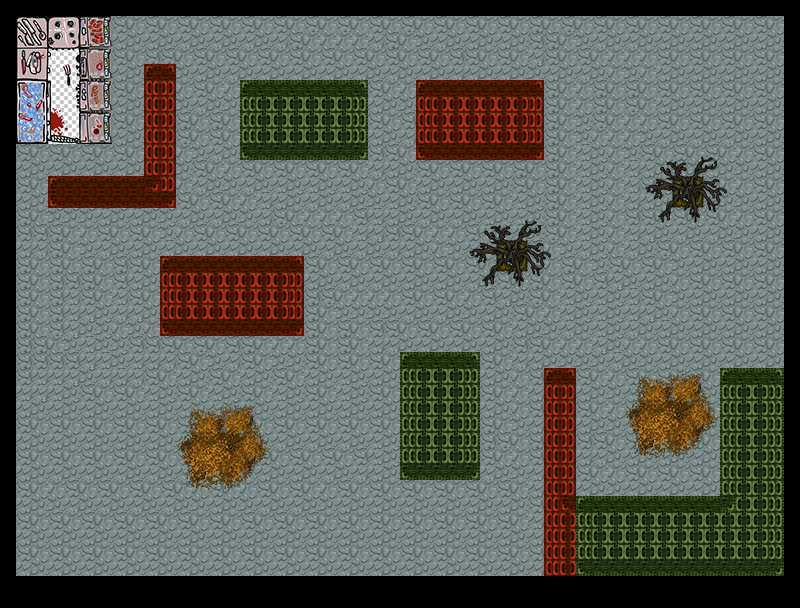

Rendered tile map (Tiled .tmx) drawn with the repository's tilesets; below, a short description and the map source with its tile grids summarised:
An orthogonal 50x38 tile map with 16x16 px tiles, 2 tile layers (buildings, forground), 2 tilesets.

<map version="1.0" orientation="orthogonal" width="50" height="38" tilewidth="16" tileheight="16">
 <tileset firstgid="1" name="map" tilewidth="16" tileheight="16">
  <image source="../gfx/map.png" width="256" height="256" />
  <terraintypes>
   <terrain name="Neues Terrain erzeugen" tile="-1" />
  </terraintypes>
  <tile id="0">
   <properties>
    <property name="wall" value="1" />
   </properties>
  </tile>
  <tile id="1">
   <properties>
    <property name="wall" value="1" />
   </properties>
  </tile>
  <tile id="2">
   <properties>
    <property name="spawn" value="1" />
   </properties>
  </tile>
  <tile id="3">
   <properties>
    <property name="wall" value="1" />
   </properties>
  </tile>
  <tile id="4">
   <properties>
    <property name="wall" value="1" />
   </properties>
  </tile>
 </tileset>
 <tileset firstgid="257" name="real" tilewidth="16" tileheight="16">
  <image source="../gfx/World_Tiles3_16x16.png" width="256" height="334" />
  <tile id="4">
   <properties>
    <property name="wall" value="1" />
   </properties>
  </tile>
  <tile id="19">
   <properties>
    <property name="wall" value="1" />
   </properties>
  </tile>
  <tile id="20">
   <properties>
    <property name="wall" value="1" />
   </properties>
  </tile>
  <tile id="128">
   <properties>
    <property name="wall" value="1" />
   </properties>
  </tile>
  <tile id="129">
   <properties>
    <property name="wall" value="1" />
   </properties>
  </tile>
  <tile id="130">
   <properties>
    <property name="wall" value="1" />
   </properties>
  </tile>
  <tile id="131">
   <properties>
    <property name="wall" value="1" />
   </properties>
  </tile>
  <tile id="132">
   <properties>
    <property name="wall" value="1" />
   </properties>
  </tile>
  <tile id="133">
   <properties>
    <property name="wall" value="1" />
   </properties>
  </tile>
  <tile id="144">
   <properties>
    <property name="wall" value="1" />
   </properties>
  </tile>
  <tile id="145">
   <properties>
    <property name="wall" value="1" />
   </properties>
  </tile>
  <tile id="146">
   <properties>
    <property name="wall" value="1" />
   </properties>
  </tile>
  <tile id="147">
   <properties>
    <property name="wall" value="1" />
   </properties>
  </tile>
  <tile id="148">
   <properties>
    <property name="wall" value="1" />
   </properties>
  </tile>
  <tile id="149">
   <properties>
    <property name="wall" value="1" />
   </properties>
  </tile>
  <tile id="160">
   <properties>
    <property name="wall" value="1" />
   </properties>
  </tile>
  <tile id="161">
   <properties>
    <property name="wall" value="1" />
   </properties>
  </tile>
  <tile id="162">
   <properties>
    <property name="wall" value="1" />
   </properties>
  </tile>
  <tile id="163">
   <properties>
    <property name="wall" value="1" />
   </properties>
  </tile>
  <tile id="164">
   <properties>
    <property name="wall" value="1" />
   </properties>
  </tile>
  <tile id="165">
   <properties>
    <property name="wall" value="1" />
   </properties>
  </tile>
  <tile id="181">
   <properties>
    <property name="wall" value="1" />
   </properties>
  </tile>
  <tile id="194">
   <properties>
    <property name="wall" value="1" />
   </properties>
  </tile>
  <tile id="195">
   <properties>
    <property name="wall" value="1" />
   </properties>
  </tile>
  <tile id="197">
   <properties>
    <property name="wall" value="1" />
   </properties>
  </tile>
  <tile id="209">
   <properties>
    <property name="wall" value="1" />
   </properties>
  </tile>
  <tile id="210">
   <properties>
    <property name="Spawn" value="1" />
   </properties>
  </tile>
  <tile id="213">
   <properties>
    <property name="wall" value="1" />
   </properties>
  </tile>
  <tile id="226">
   <properties>
    <property name="spawn" value="1" />
   </properties>
  </tile>
  <tile id="228">
   <properties>
    <property name="wall" value="1" />
   </properties>
  </tile>
  <tile id="229">
   <properties>
    <property name="wall" value="1" />
   </properties>
  </tile>
  <tile id="240">
   <properties>
    <property name="wall" value="1" />
   </properties>
  </tile>
  <tile id="241">
   <properties>
    <property name="wall" value="1" />
   </properties>
  </tile>
  <tile id="244">
   <properties>
    <property name="wall" value="1" />
   </properties>
  </tile>
  <tile id="245">
   <properties>
    <property name="wall" value="1" />
   </properties>
  </tile>
  <tile id="256">
   <properties>
    <property name="wall" value="1" />
   </properties>
  </tile>
  <tile id="257">
   <properties>
    <property name="wall" value="1" />
   </properties>
  </tile>
  <tile id="260">
   <properties>
    <property name="wall" value="1" />
   </properties>
  </tile>
  <tile id="261">
   <properties>
    <property name="wall" value="1" />
   </properties>
  </tile>
  <tile id="273">
   <properties>
    <property name="wall" value="1" />
   </properties>
  </tile>
  <tile id="276">
   <properties>
    <property name="wall" value="1" />
   </properties>
  </tile>
  <tile id="277">
   <properties>
    <property name="wall" value="1" />
   </properties>
  </tile>
  <tile id="288">
   <properties>
    <property name="wall" value="1" />
   </properties>
  </tile>
  <tile id="289">
   <properties>
    <property name="wall" value="1" />
   </properties>
  </tile>
  <tile id="292">
   <properties>
    <property name="wall" value="1" />
   </properties>
  </tile>
  <tile id="293">
   <properties>
    <property name="wall" value="1" />
   </properties>
  </tile>
 </tileset>
 <layer name="buildings" width="50" height="38">
  <data>[1900 cells, 1900 non-empty, 75 distinct tile ids]</data>
 </layer>
 <layer name="forground" width="50" height="38">
  <data>[1900 cells, 144 non-empty, 72 distinct tile ids]</data>
 </layer>
</map>
